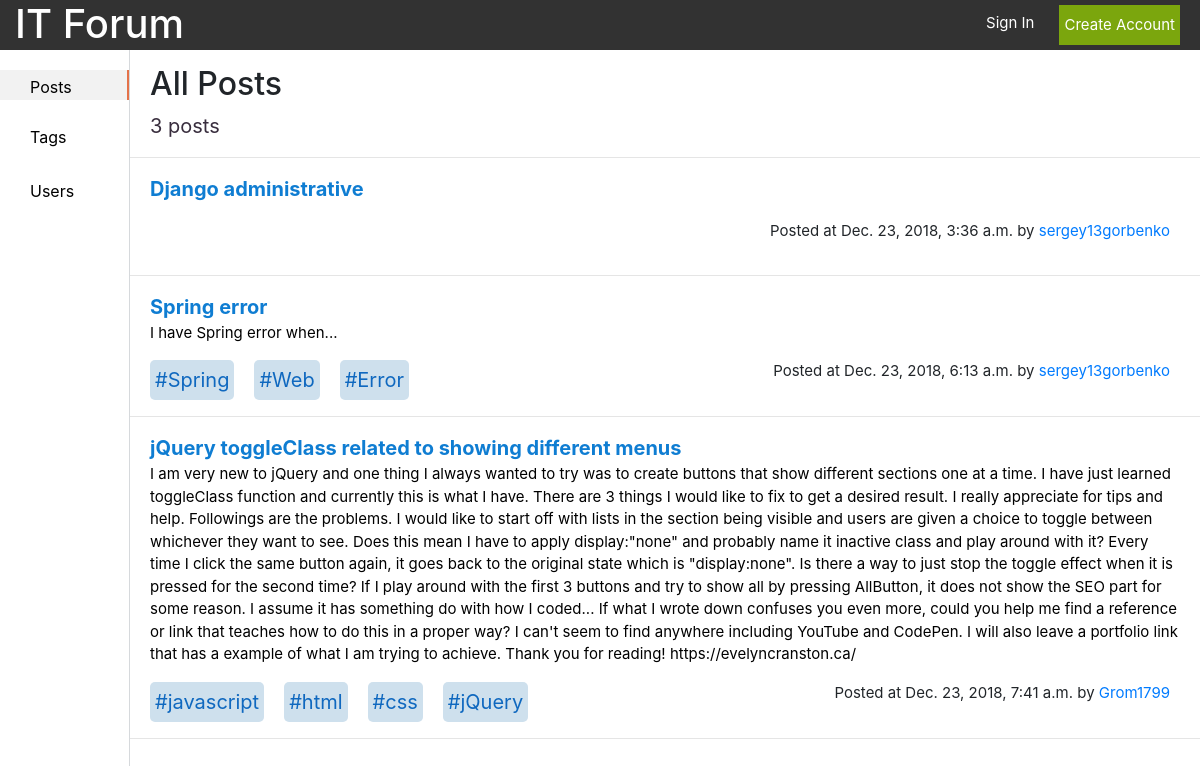
The app's page /posts/, older data.
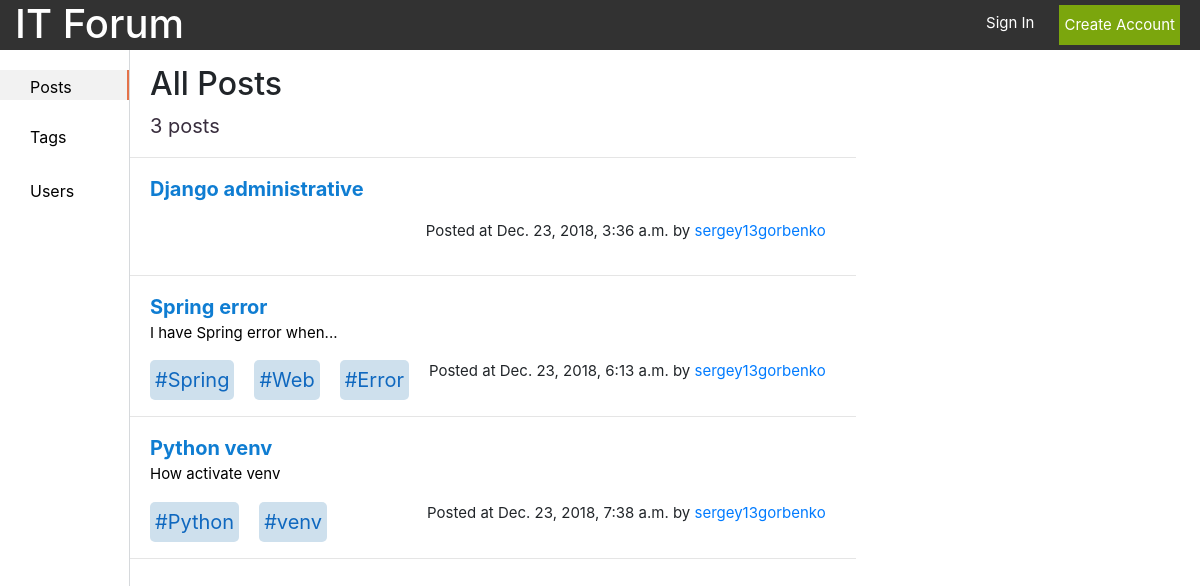
The same page, newer data.
### forum/models.py (models this page shows, shortened)
class Post(models.Model):
    id = models.AutoField(primary_key=True)
    theme = models.CharField(max_length=100, unique=True, error_messages={'unique': "This theme has already exist."})
    context = models.TextField(default='', blank=True, null=True)
    creator = models.ForeignKey(UserProfile, on_delete=models.CASCADE)
    create = models.DateTimeField(auto_now_add=True)
    tags = models.ManyToManyField(Tag)
    like = models.IntegerField(default=0)
    dislike = models.IntegerField(default=0)

class UserProfile(models.Model):
    user = models.OneToOneField(User, on_delete=models.CASCADE)
    photo = models.ImageField(upload_to='gallery_photos', blank=True, null=True)
    count_posts = models.IntegerField(default=0)
    count_tags = models.IntegerField(default=0)
    def __str__(self):
        return self.user.username

class Tag(models.Model):
    id = models.AutoField(primary_key=True)
    name = models.CharField(max_length=15, unique=True)
    context = models.TextField(default='', blank=True, null=True)
    creator = models.ForeignKey(UserProfile, on_delete=models.CASCADE)
    create = models.DateTimeField(auto_now_add=True)
    count = models.IntegerField(default=0)
    def __str__(self):
        return '#' + self.name

### forum/views.py (the view)
# urls.py: path('posts/', views.posts, name='posts'),
def posts(request):
    if request.method == 'GET':
        if request.GET.get('tag'):
            all_posts = Post.objects.filter(tags__name=request.GET.get('tag'))
        else:
            all_posts = Post.objects.all()
        form = CreatePost()
        context = {'posts': all_posts, 'form': form}
        return render(request, 'post/posts.html', context=context)

### templates/post/posts.html (shortened to what this page needs)
{% load static %}
<!DOCTYPE html>
<html lang="en">
<head>
    <link rel="stylesheet" href="https://stackpath.bootstrapcdn.com/bootstrap/4.1.3/css/bootstrap.min.css"
>
    <link rel="stylesheet" href="//code.jquery.com/ui/1.12.1/themes/base/jquery-ui.css">
    <link rel="stylesheet" href="{% static 'css/jquery.tag-editor.css' %}">
    <link rel="stylesheet" href="{% static 'css/style.css' %}">
</head>
<body>
<header class="header container-fluid d-flex justify-content-between">
    <a href="/">
        <h1>IT Forum</h1>
    </a>
    {% if user.is_authenticated %}
        <div class="d-flex justify-content-end">
            <span class="username"><a href="/profile">{{ user.username }}</a></span>
            <a class="log_out" href="/logout">
                <p class="small_text">Log out</p>
            </a>
        </div>
    {% else %}
        <div class="d-flex justify-content-end">
            <a class="sign_in_text" href="/login">
                <p class="small_text">Sign In</p>
            </a>
            <button class="btn-default green_btn small_text" onclick="location.href='/registration'">Create Account
            </button>
        </div>
    {% endif %}
</header>
<section class="d-flex content">
    <div class="list">
        <ul class="left_sidebar">
            <li id="posts"><a href="/posts">Posts</a></li>
            <li id="tags"><a href="/tags">Tags</a></li>
            <li is="users"><a href="/users">Users</a></li>
        </ul>
    </div>
    <div class="page">
        {% if posts %}
            <div class="head d-flex justify-content-between">
                <h2>All Posts</h2>
            </div>
            <div class="posts_count">
                <p>{{ posts.count }} posts</p>
            </div>
            <hr>
            {% for post in posts %}
                <div class="post">
                    <p class="post_header" onclick="location.href = '/posts/{{ post.id }}/'">{{ post.theme }}</p>
                    <p class="post_text">{{ post.context }}</p>
                    <div class="d-flex justify-content-between">
                        <div class="d-flex">
                            {% for tag in post.tags.all %}
                                <div class="tag">
                                    <a class="tag_name"
                                       href="/posts?tag={{ tag.name }}"><span>{{ tag }}</span></a>
                                </div>
                            {% endfor %}
                        </div>
                        <div class="time">
                            <p>Posted at {{ post.create }} by <a class="post_username"
                                                                 href="/profile/{{ post.creator }}"><span>{{ post.creator }}</span></a>
                            </p>
                        </div>
                    </div>
                </div>
                <hr/>
            {% endfor %}
        {% endif %}
    </div>
</section>
</body>
</html>

### static/css/style.css (style rules this page uses)
* { padding: 0; margin: 0; }
.header { position: fixed; width: 100%; height: 50px; background: #323232; }
.header > a, .header > a:focus, .header > a:hover { text-decoration: none; color: white; }
.header > a > h1, .header > a > h1:focus, .header > a > h1:hover { color: white; }
.green_btn { background-color: #7BA60D; margin: 5px; border: none; padding: 5px; color: white; cursor: pointer; }
.small_text { font-size: 15px; }
.sign_in_text, .sign_in_text:focus, .sign_in_text:hover { color: white; margin-top: 12px; text-decoration: none; margin-right: 20px; }
.left_sidebar { list-style: none; }
.left_sidebar > li { margin-top: 20px; padding: 5px 50px 5px 30px; }
.left_sidebar > li > a, .left_sidebar > li > a:focus, .left_sidebar > li > a:hover { color: black; text-decoration: none; cursor: pointer; }
.content { padding-top: 50px; }
.list { border-right: 1px solid #D6D9DC; display: inline-block; width: 130px; height: 100%; position: fixed; top: 50px; left: 0; background-color: white; overflow-x: hidden; }
.page { overflow-y: hidden; margin-left: 130px; width: available; }
.head { margin-top: 15px; }
.head > h2 { margin-left: 20px; margin-right: 10px; }
.posts_count { font-size: 20px; color: #382D3D; margin-left: 20px; margin-right: 10px; }
.post { padding: 0 20px; }
.post_header { color: #0F7DD2; font-size: 20px; font-weight: bold; margin-bottom: 0; cursor: pointer; }
.post_text { color: black; font-size: 15px; }
.tag { background-color: #CEE0ED; padding: 5px; border-radius: 5px; margin-right: 20px; }
.tag_name { color: #0F68BF; font-size: 20px; }
.time > p { font-size: 15px; margin-right: 10px; }
.post_username { font-size: 15px; cursor: pointer; }
.active_tab { background-color: #F2F2F2; height: 30px; border-right: 2px solid #E47249; }

Row changes from the older to the newer data that the page shows:
removed Post: theme "jQuery toggleClass related to showing different menus", context "I am very new to jQuery and one thing I always wanted to try was to create buttons that show different sections one at a time. I have just learned toggleClass function and currently this is what I have. There are 3 things I would like to fix to get a desired result. I really appreciate for tips and help. Followings are the problems. I would like to start off with lists in the section being visible and users are given a choice to toggle between whichever they want to see. Does this mean I have to apply display:\"none\" and probably name it inactive class and play around with it? Every time I click the same button again, it goes back to the original state which is \"display:none\". Is there a way…", create "Dec. 23, 2018, 7:41 a.m.", creator "Grom1799"
removed Tag: name "#javascript", shown under Post "jQuery toggleClass related to showing different menus"
removed Tag: name "#html", shown under Post "jQuery toggleClass related to showing different menus"
removed Tag: name "#css", shown under Post "jQuery toggleClass related to showing different menus"
removed Tag: name "#jQuery", shown under Post "jQuery toggleClass related to showing different menus"
added Post: theme "Python venv", context "How activate venv", create "Dec. 23, 2018, 7:38 a.m.", creator "sergey13gorbenko"
added Tag: name "#Python", shown under Post "Python venv"
added Tag: name "#venv", shown under Post "Python venv"
